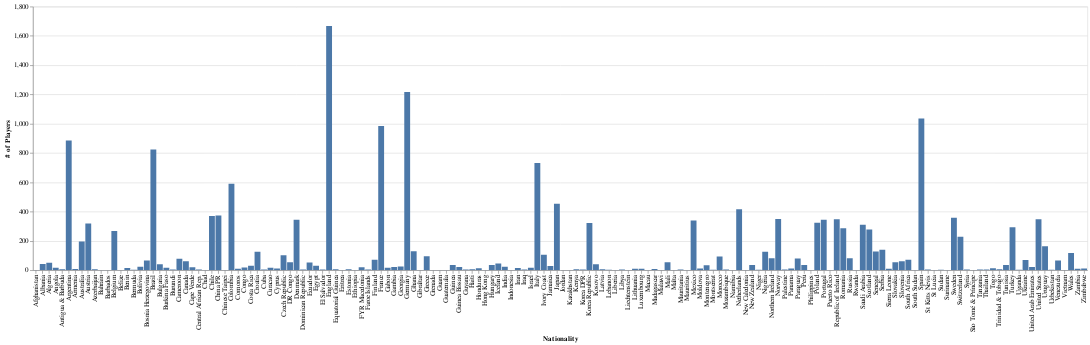

Notebook code for this chart:
### Code cell
player_count_bar_chart = alt.Chart(nationality_df).mark_bar().encode(x=alt.X('nationality:O', title='Nationality'), 
                                                                     y=alt.Y('player_count:Q', title='# of Players')
                                                                  ).interactive()

player_count_bar_text = player_count_bar_chart.mark_text(
                                      align='left',
                                      baseline='middle',
                                      dx=3  # Nudges text to right so it doesn't appear on top of the bar
                                      ).encode(text='player_count:Q')


player_count_bar_chart.properties(width=1600, height=400)

# nationality_df['player_count'].plot.bar(figsize=(27, 9))

### Figure 1 — Vega-Lite specification as saved in the notebook (floating-point values rounded to 4 significant figures; data arrays with more than 128 entries replaced by an {"elided": "..."} marker saying what was removed)
{"config": {"view": {"continuousWidth": 400, "continuousHeight": 300}}, "data": {"name": "data-d00dacdfd4198dca019126f35f762579"}, "mark": "bar", "encoding": {"x": {"field": "nationality", "title": "Nationality", "type": "ordinal"}, "y": {"field": "player_count", "title": "# of Players", "type": "quantitative"}}, "height": 400, "selection": {"selector023": {"type": "interval", "bind": "scales", "encodings": ["x", "y"]}}, "width": 1600, "$schema": "https://vega.github.io/schema/vega-lite/v4.17.0.json", "datasets": {"data-d00dacdfd4198dca019126f35f762579": {"elided": "162 records"}}}
